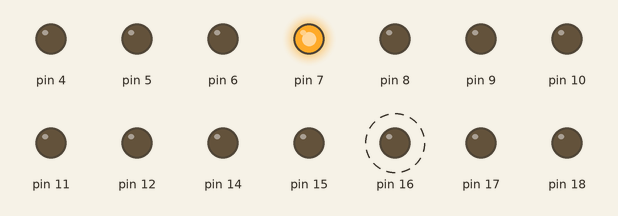
Recording of a sketch running on a simulated Arduino Uno, built with avr-gcc and run on an emulated ATmega328P. Shown: output pins drawn as LEDs (lit = HIGH). Dashed ring = blinking.

Above: at 0.2 s.
Timing chart, 0 to 3.0 s (numbered marks = the images above):
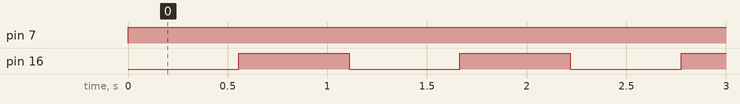

The sketch:

ESP_timer_1.ino
```cpp
/* ESP: Timer and interrupts
 *
 * Austin Brooks
 *
 * Timer1 compare match
 */

#define ledPin13
//define for each pin
    #define NDOT_B 0x00;//one
    #define NDOT_D 0x80;

    #define NONE_B 0x10;//one
    #define NONE_D 0x20;

    #define NTWO_B 0x1C;//two
    #define NTWO_D 0x50;

    #define NTHREE_B 0x14;//three
    #define NTHREE_D 0x78;

    #define NFOUR_B 0x12;//four
    #define NFOUR_D 0x60;

    #define NFIVE_B 0x06;//five
    #define NFIVE_D 0x70;

    #define NSIX_B 0x0E;//six
    #define NSIX_D 0x70;

    #define NSEVEN_B 0x14;//seven
    #define NSEVEN_D 0x20;

    #define NEIGHT_B 0x1E;//eight
    #define NEIGHT_D 0x70;

    #define NNINE_B 0x16;//nine
    #define NNINE_D 0x70;

    #define NZERO_B 0x1E;//zero
    #define NZERO_D 0x30;

unsigned char *portB;
unsigned char *portC;
unsigned char *portD;
int i, j, k, l;
 int sec1;

unsigned char *TCCR1A_ESP;
unsigned char *TCCR1B_ESP;
unsigned char *TCNT1H_ESP;
unsigned char *TCNT1L_ESP;
unsigned char *OCR1AH_ESP;
unsigned char *OCR1AL_ESP;
unsigned char *TIMSK1_ESP;

bool flag = 0;

void setup() {
    unsigned char *portDDRB;
  portDDRB = (unsigned char *) 0x24;
  *portDDRB = 0x1F;

  unsigned char *portDDRD;
  portDDRD= (unsigned char *) 0x2A;
  *portDDRD = 0xF0;

  unsigned char *portDDRC;
  portDDRC = (unsigned char *) 0x27;
  *portDDRC = 0xFF;

  portB = (unsigned char *) 0x25;
  portC = (unsigned char *) 0x28;
  portD = (unsigned char *) 0x2B;

  //initialize timer1
  noInterrupts(); // disable all interupts


  portDDRB = (unsigned char *) 0x24;

  portB = (unsigned char *) 0x25;

  unsigned char *TCCR1A_ESP;
  TCCR1A_ESP = (unsigned char *) 0x80;
  unsigned char *TCCR1B_ESP;
  TCCR1B_ESP = (unsigned char *) 0x81;
  unsigned char *TCNT1H_ESP;
  TCNT1H_ESP = (unsigned char *) 0x85;
  unsigned char *TCNT1L_ESP;
  TCNT1L_ESP = (unsigned char *) 0x84;
  unsigned char *OCR1AH_ESP;
  OCR1AH_ESP = (unsigned char *) 0x89;
  unsigned char *OCR1AL_ESP;
  OCR1AL_ESP = (unsigned char *) 0x88;
  unsigned char *TIMSK1_ESP;
  TIMSK1_ESP = (unsigned char *) 0x6F;

  //*portDDRB = 0x20;

  *TCCR1A_ESP = 0x00;
  *TCCR1B_ESP = 0x00;
  *TCNT1H_ESP = 0x00;
  *TCNT1L_ESP = 0x00;
  *OCR1AH_ESP = 0x00;
  *OCR1AL_ESP = 0x0F;   // compare match register 16mhz/256/2Hz
  *TCCR1B_ESP |= 0x0C;  // CTC mode (Clear Timer on Compare Match) - BIT3
                        // 256 prescaler BIT2
  *TIMSK1_ESP |= 0x02;

  sei();

  interrupts();

}

ISR(TIMER1_COMPA_vect)  // timer compare interrupt service routine
{
  //toggle for PB5
  if(flag == 0)
  {
    *portB |= 0x20;
    flag = 1;
  }
  else
  {
    *portB &= ~0x20;
    flag = 0;
  }
  //digitalWrite (ledPin, digitalRead (ledPin) ^ 1); // toggle LED pin
}
void loop() {

   for (i = 0; i < 60; i++){
  *portB = NDOT_B;
  *portD = NDOT_D;
  *portC &= ~0x04;
  MyDelay(250);
  *portC |= 0x04;
  MyDelay(250);
   }
   sec1++;
  if (sec1 == 1){ // using a timer this should be like when TCNT = 60 change 0x01 to 1
  *portB = NONE_B;
  *portD = NONE_D;
  *portC &= ~0x01;
  MyDelay(200);
  //*portC |= 0x01;

    //this section would essentially repeat the process above up until 10 at which time
    //portC 0x02 would then change to one and the sec1 counter would restart....ETC.

    }

}
void MyDelay(unsigned long mSec)
{
  volatile unsigned long i;
  unsigned long endT = 1000 * mSec;

  for (i = 0; i < endT; i++);
}
```

Measured:
- by itself, pin 7: LOW → HIGH at 0.00 s
- by itself, pin 16: alternates HIGH for 0.55 s and LOW for 0.55 s
